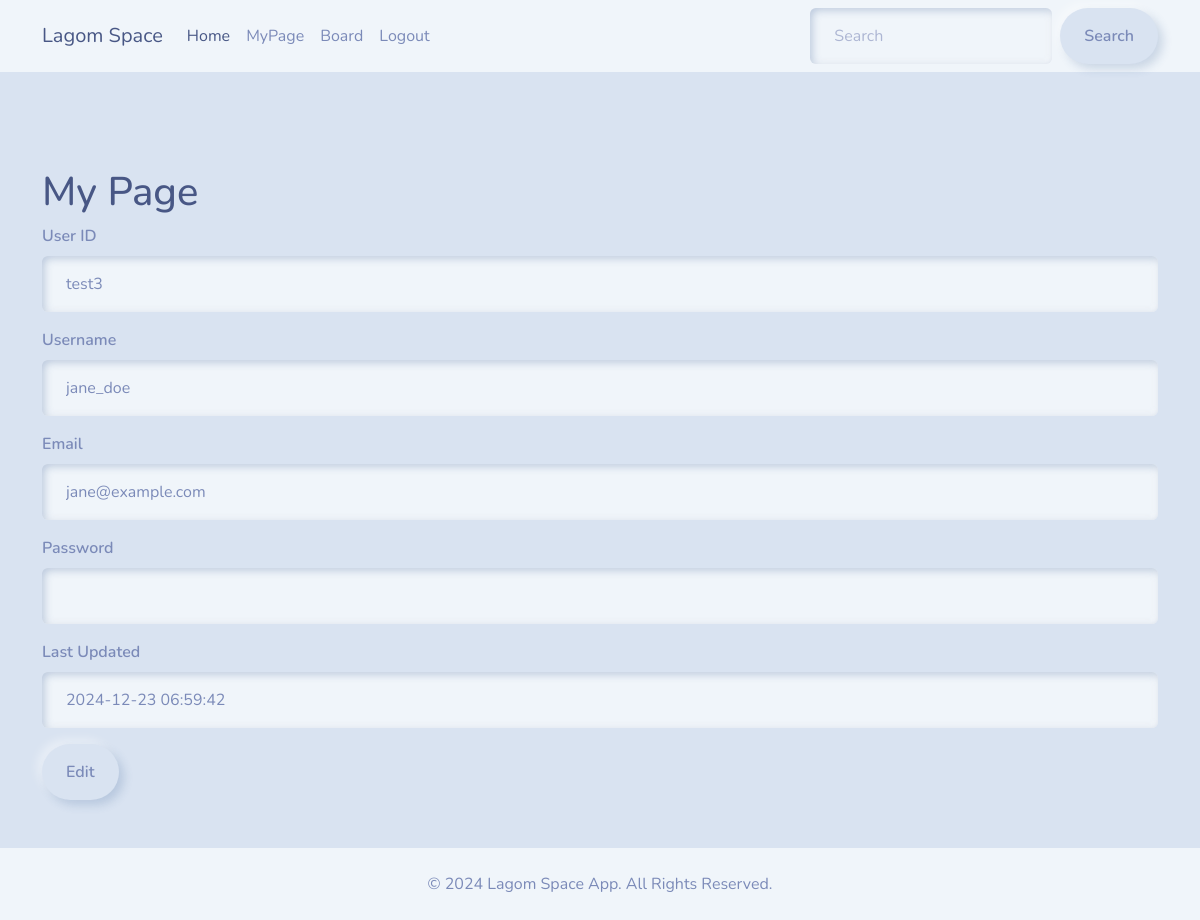
/mypage (signed in), run on the app's committed database.
### app/models.py (models this page shows, shortened)
class User(db.Model, UserMixin):
    __tablename__ = "userlist"
    idx = db.Column(db.Integer, primary_key=True, autoincrement=True)  # 자동 증가
    user_id = db.Column(db.String(50), nullable=False, unique=True)  # 사용자 고유 ID
    user_name = db.Column(db.String(80), nullable=False, unique=True)
    user_passwd = db.Column(db.String(128), nullable=False)
    user_email = db.Column(db.String(120), nullable=False, unique=True)
    last_updated = db.Column(db.DateTime, nullable=False, default=lambda: datetime.now(ZoneInfo('Asia/Seoul')))  # 최종수정일

### app/routes.py (the view)
@main.route("/mypage", methods=["GET"])
@login_required
def mypage():
    form = MyPageForm(obj=current_user)  # 현재 사용자 데이터를 폼에 로드
    form.user_name.data = current_user.user_name
    form.user_email.data = current_user.user_email
    form.user_passwd.data = "********"  # 비밀번호 필드를 '********'로 초기화
    last_updated = current_user.last_updated.strftime("%Y-%m-%d %H:%M:%S")
    return render_template("mypage.html", form=form, last_updated=last_updated)

### app/forms.py
class MyPageForm(FlaskForm):
    user_id = StringField("User ID", validators=[DataRequired(), Length(min=4, max=50)])
    user_name = StringField("Username", validators=[DataRequired(), Length(min=4, max=20)])
    user_email = StringField("Email", validators=[DataRequired(), Email()])
    user_passwd = PasswordField('Password', validators=[Optional(), Length(min=6, message="Password must be at least 6 characters.")])
    submit = SubmitField("Update")

### app/__init__.py (called while the page is built)
def create_app():
    app = Flask(__name__)
    app.config.from_object("config")  # config.py 불러와서 적용
    app.teardown_appcontext(close_db)
    db.init_app(app)  # SQLAlchemy와 Flask 앱 인스턴스 연결 과정
    login_manager.init_app(app)  # login_manager : 세션관리, 접근제한, 리디렉션 기능 탑재
    login_manager.login_view = ("auth.login")  # 'main'은 블루프린트 이름, 'login'은 함수 이름
    app.register_blueprint(main)
    app.register_blueprint(auth)
    @login_manager.user_loader
    def load_user(user_id):
        return User.query.get(int(user_id))  # 사용자 ID로 User 객체 로드
    return app

### app/templates/mypage.html (shortened to what this page needs)
{% extends 'base.html' %}
{% block content%}
    <h1 class="mt-5">My Page</h1>
    <form>
      <div class="mb-3">
        {{ form.user_id.label(class="form-label") }}
        {{ form.user_id(class="form-control", readonly=True) }}
      </div>
      <div class="mb-3">
        {{ form.user_name.label(class="form-label") }}
        {{ form.user_name(class="form-control", readonly=True) }}
      </div>
      <div class="mb-3">
        {{ form.user_email.label(class="form-label") }}
        {{ form.user_email(class="form-control", readonly=True) }}
      </div>
      <div class="mb-3">
        {{ form.user_passwd.label(class="form-label") }}
        {{ form.user_passwd(class="form-control", readonly=True) }}
      </div>
      <div class="mb-3">
        <label class="form-label">Last Updated</label>
        <input type="text" class="form-control" value="{{ last_updated }}" readonly="readonly"/>
      </div>
      <a href="{{ url_for('main.mypage_update') }}" class="btn btn-primary">Edit</a>
    </form>
{% endblock %}

### data on the page
User: user_id "test3", user_name "jane_doe", user_email "jane@example.com"
